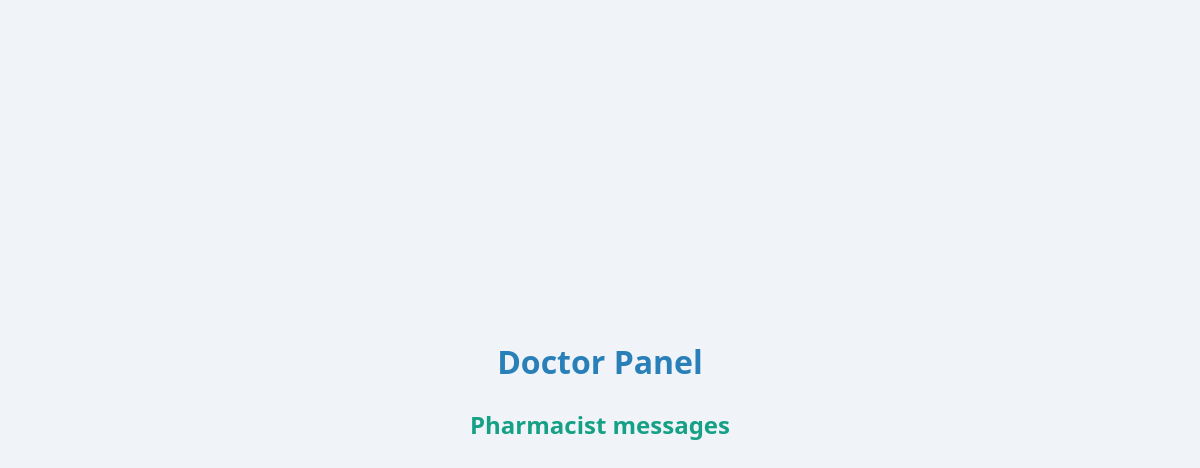
The app's page /doctor/panel (signed in), older data.
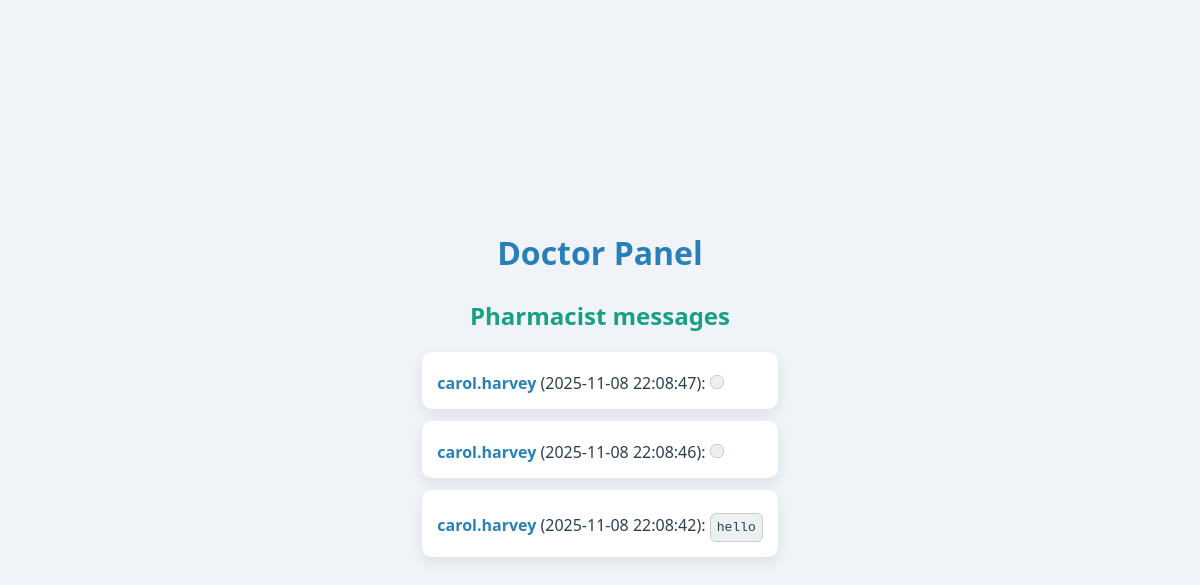
The same page, newer data.
### tables this page shows
CREATE TABLE messages (
    id INTEGER PRIMARY KEY AUTOINCREMENT,
    author TEXT,
    message TEXT,
    created_at TIMESTAMP DEFAULT CURRENT_TIMESTAMP
);

### app/src/doctor.py (the view)
@doctor_bp.route("/panel")
@require_auth
def panel():
    conn = get_db()
    cur = conn.execute("SELECT id, author, message, created_at FROM messages ORDER BY created_at DESC")
    msgs = cur.fetchall()
    rendered_messages = []
    for m in msgs:
        text = m["message"]
        try:
            rendered = Template(text).render()
        except Exception as e:
            rendered = f"[render error: {e}] {text}"
        rendered_messages.append({"author": m["author"], "rendered": rendered, "when": m["created_at"]})
    return render_template("doctor_dashboard.html", messages=rendered_messages)

### app/src/auth.py (called while the page is built)
def require_auth(f):
    @wraps(f)
    def inner(*args, **kwargs):
        token = request.cookies.get("oopsy_jwt")
        if not token:
            return redirect(url_for("auth.login"))
        try:
            data = jwt.decode(token, JWT_SECRET, algorithms=["HS256"])
        except Exception:
            return redirect(url_for("auth.login"))
        g.user = data  # stores username and role
        return f(*args, **kwargs)
    return inner

### app/src/doctor.py (called while the page is built)
def get_db():
    conn = sqlite3.connect(str(DB_FILE))
    conn.row_factory = sqlite3.Row
    return conn

### app/templates/doctor_dashboard.html
<!doctype html>
<html>
<head><meta charset="utf-8"><title>Doctor panel</title><link rel="stylesheet" href="/static/css/styles.css"><link rel="stylesheet" href="/static/css/doctor_dashboard.css"></head>
<body>
  <h1>Doctor Panel</h1>
  <h2>Pharmacist messages</h2>
  <ul>
    {% for m in messages %}
      <li><strong>{{ m.author }}</strong> ({{ m.when }}): <div style="display:inline-block; border:1px solid #ccc; padding:6px;">{{ m.rendered|safe }}</div></li>
    {% endfor %}
  </ul>
</body>
</html>

Row changes from the older to the newer data that the page shows:
added messages: author "carol.harvey", when "2025-11-08 22:08:47"
added messages: author "carol.harvey", when "2025-11-08 22:08:46"
added messages: author "carol.harvey", when "2025-11-08 22:08:42", rendered "hello"
